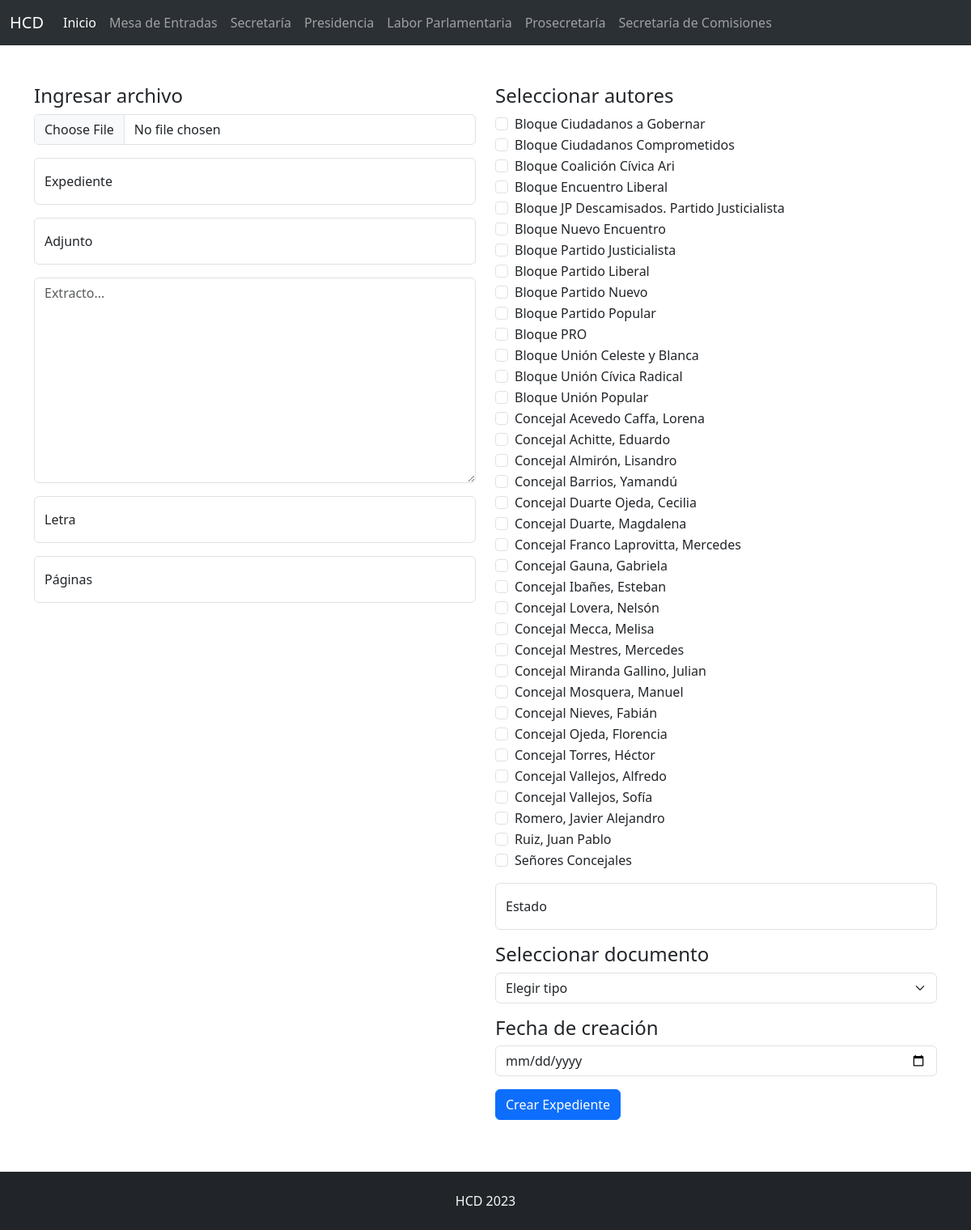
The page /mesa/nuevo.php on the database its author committed.
### tables this page shows
CREATE TABLE `usuarios` (
  `id` int(133) NOT NULL,
  `correo` varchar(255) DEFAULT NULL,
  `clave` varchar(255) DEFAULT NULL,
  `nombre` varchar(255) DEFAULT NULL,
  `categoria` varchar(255) DEFAULT NULL,
  `creado` datetime DEFAULT NULL,
  `editado` datetime DEFAULT NULL
);

### mesa/nuevo.php (the view, shortened to what this page needs)
<?php include('../cabecera.php'); ?>
<?php include('../menu.php'); ?>
    <main class="container my-5">
        <form method="post" action="insertar" enctype="multipart/form-data">
        <div class="row">
        <div class="col-md">
            <div class="mb-3">
                <h4>Ingresar archivo</h4>
                <input type="file" name="archivo" class="form-control">
            </div>
            <div class="form-floating mb-3">
                <input type="text" name="expte" class="form-control" id="expte" placeholder="Expediente">
                <label for="expte">Expediente</label>
            </div>
            <div class="form-floating mb-3">
                <input type="text" name="adjunto" class="form-control" id="adjunto" placeholder="Adjunto">
                <label for="adjunto">Adjunto</label>
            </div>
            <div class="mb-3">
                <textarea name="extracto" class="form-control" id="extracto" rows="10" placeholder="Extracto..."></textarea>
            </div>
            <div class="form-floating mb-3">
                <input type="text" name="letra" class="form-control" id="letra" placeholder="Letra">
                <label for="letra">Letra</label>
            </div>
            <div class="form-floating mb-3">
                <input type="number" name="paginas" class="form-control" id="paginas" placeholder="Páginas">
                <label for="paginas">Páginas</label>
            </div>
            </div>
            <div class="col-md">
            <div class="mb-3">
                <h4>Seleccionar autores</h4>
                <?php
                $consulta = mysqli_query($conexion, "SELECT * FROM usuarios ORDER BY nombre");
                while ($campo = mysqli_fetch_assoc($consulta)) {
                    echo '<div class="form-check"><input type="checkbox" name="autor[]" class="form-check-input" id="autor" value="'.$campo['nombre'].'"><label class="form-check-label" for="autor">'.$campo['nombre'].'</label></div>';
                }
                ?>
            </div>
            <div class="form-floating mb-3">
                <input type="text" name="estado" class="form-control" id="estado" placeholder="Estado">
                <label for="estado">Estado</label>
            </div>
            <div class="mb-3">
                <h4>Seleccionar documento</h4>
                <select name="tipo" class="form-select" id="tipo">
                    <option disabled selected>Elegir tipo</option>
                </select>
            </div>
            <div class="mb-3">
                <h4>Fecha de creación</h4>
                <input type="date" name="creado" class="form-control" id="creado">
            </div>
            <div class="mb-3">
                <input type="submit" value="Crear Expediente" class="btn btn-primary">
            </div>
            </div>
            </div>
        </form>
    </main>
<?php include('../pie.php'); ?>

### cabecera.php (shortened to what this page needs)
<!DOCTYPE html>
<html lang="es">
<head>
    <link rel="stylesheet" href="/css/bootstrap.min.css">
    <link rel="stylesheet" href="/css/estilo.css">
</head>
<body>

### menu.php (shortened to what this page needs)
<nav data-bs-theme="dark" class="navbar sticky-top navbar-expand-lg bg-body-tertiary">
  <div class="container-fluid">
    <a class="navbar-brand" href="../">HCD</a>
    <div class="collapse navbar-collapse" id="navbarSupportedContent">
      <ul class="navbar-nav me-auto mb-2 mb-lg-0">
        <li class="nav-item">
          <a class="nav-link active" aria-current="page" href="../">Inicio</a>
        </li>
        <li class="nav-item">
          <a class="nav-link" href="/mesa">Mesa de Entradas</a>
        </li>
        <li class="nav-item">
          <a class="nav-link" href="/secretaria">Secretaría</a>
        </li>
        <li class="nav-item">
          <a class="nav-link" href="/presidencia">Presidencia</a>
        </li>
        <li class="nav-item">
          <a class="nav-link" href="/labor">Labor Parlamentaria</a>
        </li>
        <li class="nav-item">
          <a class="nav-link" href="/prosecretaria">Prosecretaría</a>
        </li>
        <li class="nav-item">
          <a class="nav-link" href="/comisiones">Secretaría de Comisiones</a>
        </li>
      </ul>
    </div>
  </div>
</nav>

### pie.php (shortened to what this page needs)
    <footer class="text-center text-light bg-dark py-4">
        HCD <?php echo date('Y'); ?>
    </footer>
</body>
</html>

### css/estilo.css (style rules this page uses)
html { height: 100%; }
body { display: flex; flex-direction: column; min-height: 100%; }
footer { margin-top: auto; }

### rows shown on the page
usuarios: nombre "Bloque Ciudadanos a Gobernar"
usuarios: nombre "Bloque Ciudadanos Comprometidos"
usuarios: nombre "Bloque Coalición Cívica Ari"
usuarios: nombre "Bloque Encuentro Liberal"
usuarios: nombre "Bloque JP Descamisados. Partido Justicialista"
usuarios: nombre "Bloque Nuevo Encuentro"
usuarios: nombre "Bloque Partido Justicialista"
usuarios: nombre "Bloque Partido Liberal"
usuarios: nombre "Bloque Partido Nuevo"
usuarios: nombre "Bloque Partido Popular"
usuarios: nombre "Bloque PRO"
usuarios: nombre "Bloque Unión Celeste y Blanca"
usuarios: nombre "Bloque Unión Cívica Radical"
usuarios: nombre "Bloque Unión Popular"
usuarios: nombre "Concejal Acevedo Caffa, Lorena"
usuarios: nombre "Concejal Achitte, Eduardo"
usuarios: nombre "Concejal Almirón, Lisandro"
usuarios: nombre "Concejal Barrios, Yamandú"
usuarios: nombre "Concejal Duarte Ojeda, Cecilia"
usuarios: nombre "Concejal Duarte, Magdalena"
usuarios: nombre "Concejal Franco Laprovitta, Mercedes"
usuarios: nombre "Concejal Gauna, Gabriela"
usuarios: nombre "Concejal Ibañes, Esteban"
usuarios: nombre "Concejal Lovera, Nelsón"
usuarios: nombre "Concejal Mecca, Melisa"
usuarios: nombre "Concejal Mestres, Mercedes"
usuarios: nombre "Concejal Miranda Gallino, Julian"
usuarios: nombre "Concejal Mosquera, Manuel"
usuarios: nombre "Concejal Nieves, Fabián"
usuarios: nombre "Concejal Ojeda, Florencia"
usuarios: nombre "Concejal Torres, Héctor"
usuarios: nombre "Concejal Vallejos, Alfredo"
usuarios: nombre "Concejal Vallejos, Sofía"
usuarios: nombre "Romero, Javier Alejandro"
usuarios: nombre "Ruiz, Juan Pablo"
usuarios: nombre "Señores Concejales"
